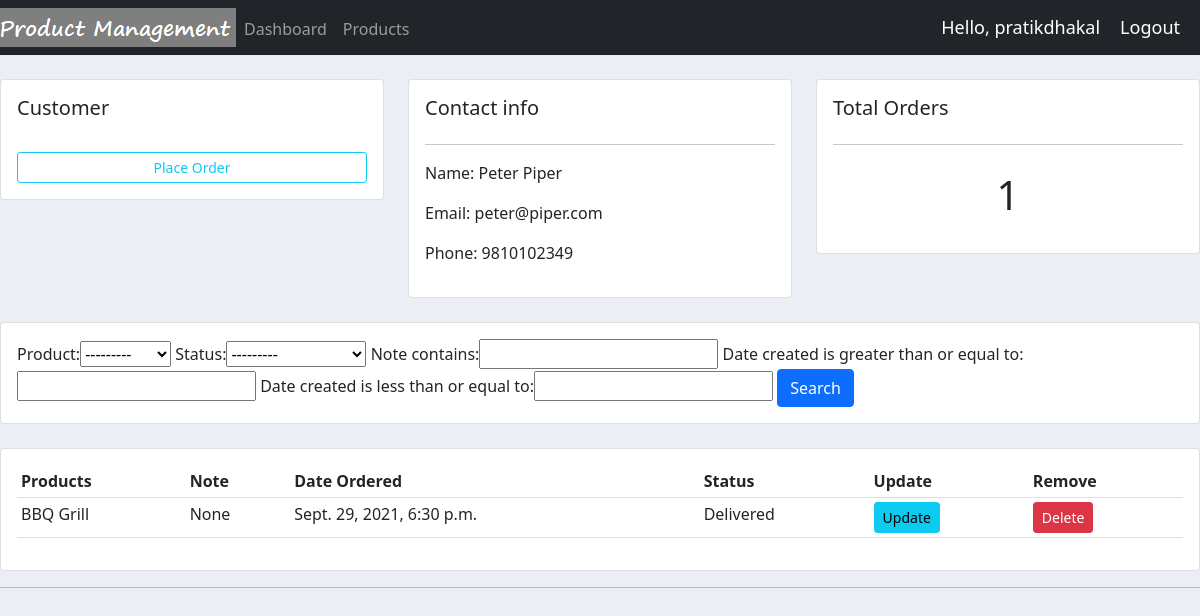
/customers/2/ (signed in), run on the app's committed database.
### accounts/models.py (models this page shows, shortened)
class Customer(models.Model):
    name = models.CharField(max_length=200, null = True)
    phone = models.CharField(max_length=200, null = True)
    email = models.CharField(max_length=200, null = True)
    date_created = models.DateTimeField(auto_now_add = True, null = True)

class Order(models.Model):
    STATUS = (
        ('Pending', 'Pending'),
        ('Out for delivery', 'Out for delivery'),
        ('Delivered', 'Delivered'),
    )
    customer = models.ForeignKey(Customer, null=True, on_delete= models.SET_NULL)
    product = models.ForeignKey(Product, null=True, on_delete= models.SET_NULL)
    date_created = models.DateTimeField(auto_now_add = True, null = True)
    status = models.CharField(max_length=200, null=True, choices=STATUS)
    note = models.CharField(max_length=200, null=True)

class Product(models.Model):
    CATEGORY = (
        ('Indoor', 'Indoor'),
        ('Outdoor', 'Outdoor'),
    )
    name = models.CharField(max_length=200, null = True)
    price = models.FloatField(null=True)
    category = models.CharField(max_length=200, null = True, choices=CATEGORY)
    description = models.CharField(max_length=200, null = True, blank=True)
    date_created = models.DateTimeField(auto_now_add = True, null = True)
    tag = models.ManyToManyField(Tag)
    def __str__(self):
        return self.name

### accounts/views.py (the view)
# urls.py: path('customers/<str:pk_test>/', views.customers, name='customer'),
@login_required(login_url='login')
def customers(request, pk_test):
    customer = Customer.objects.get(id=pk_test)
    orders = customer.order_set.all()
    order_count = orders.count()
    myFilter = OrderFilter(request.GET, queryset=orders)
    orders = myFilter.qs
    context = {'customer':customer, 'orders':orders, 'order_count':order_count, 'myFilter':myFilter}
    return render(request, 'accounts/customers.html', context)

### accounts/templates/accounts/customers.html
{% extends 'accounts/main.html' %}
{% block content %}
<br>
<div class="row">
  <div class="col-md">
    <div class="card card-body">
      <h5>Customer</h5>
      <br>
      <a href="{% url 'create_order' customer.id %}" class="btn btn-outline-info btn-sm btn-block">Place Order</a>
    </div>
  </div>
  <div class="col-md">
    <div class="card card-body">
      <h5>Contact info</h5>
      <hr>
      <p>Name: {{customer.name}} </p>
      <p>Email: {{customer.email}} </p>
      <p>Phone: {{customer.phone}} </p>
    </div>
  </div>
  <div class="col-md">
    <div class="card card-body">
      <h5>Total Orders</h5>
      <hr>
      <h1 style="text-align: center;padding: 10px"> {{order_count}}</h1>
    </div>
  </div>
</div>
<br>
<div class="row">
  <div class="col">
    <div class="card card-body">
      <form method="get">
        {{myFilter.form}}
        <button class="btn btn-primary" type="submit">Search</button>
      </form>
    </div>
  </div>
</div>
<br>
<div class="row">
  <div class="col-md">
    <div class="card card-body">
      <table class="table table-sm">
        <tr>
          <th>Products</th>
          <th>Note</th>
          <th>Date Ordered</th>
          <th>Status</th>
          <th>Update</th>
          <th>Remove</th>
        </tr>
        {% for order in orders %}
        <tr>
          <td>{{order.product}}</td>
          <td>{{order.note}}</td>
          <td>{{order.date_created}}</td>
          <td>{{order.status}}</td>
          <td><a class="btn btn-sm btn-info" href="{% url 'update_order' order.id %}">Update</a></td>
          <td><a class="btn btn-sm btn-danger" href="{% url 'delete_order' order.id %}">Delete</a></td>
        </tr>
        {%endfor%}
      </table>
    </div>
  </div>
</div>
{% endblock %}

### accounts/templates/accounts/navbar.html (shortened to what this page needs)
{% load static %}
<nav class="navbar navbar-expand-lg navbar-dark bg-dark">
    <img src="{% static 'images/logo.png'%}" alt="">
    <div class="collapse navbar-collapse" id="navbarNav">
      <ul class="navbar-nav">
        <li class="nav-item active">
          <a class="nav-link" href="{% url 'home' %}">Dashboard</a>
        </li>
        <li class="nav-item">
          <a class="nav-link" href="{% url 'products' %}">Products</a>
        </li>
      </ul>
    </div>
    <span class="hello-msg" >Hello, {{request.user}} </span>
    <span><a class="hello-msg" href="{% url 'logout' %}">Logout</a></span>
  </nav>

### static/css/main.css (style rules this page uses)
body { background-color: #ebeff5; }
.navbar { min-height: 33px !important; margin-bottom:0 !important; }
.navbar-nav >li >a, .navbar-brand { padding-top: 6px !important; padding-bottom:0 !important; height: 33px; }
a { text-decoration: none; }

### accounts/templates/accounts/navbar.html (style rules this page uses)
.hello-msg { font-size: 18px; color: #fff; margin-right: 20px; }

### data on the page
Customer: name "Peter Piper", email "peter@piper.com", phone "9810102349"
Order: product "BBQ Grill", note "None", date_created "Sept. 29, 2021, 6:30 p.m.", status "Delivered"

### other printed values
{{ request.user }} "pratikdhakal"
{{ order_count }} "1"
